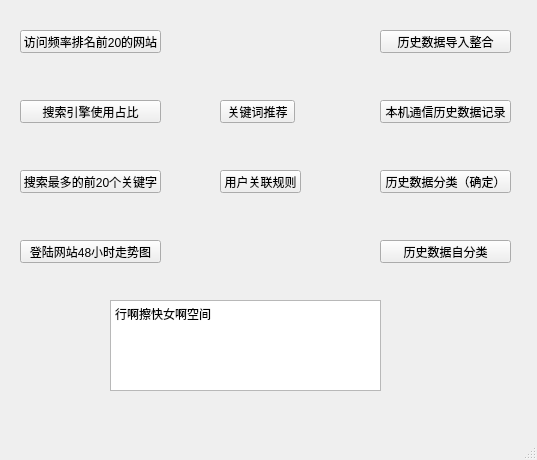
<?xml version="1.0" encoding="UTF-8"?>
<ui version="4.0">
 <class>MainWindow</class>
 <widget class="QMainWindow" name="MainWindow">
  <property name="geometry">
   <rect>
    <x>0</x>
    <y>0</y>
    <width>537</width>
    <height>460</height>
   </rect>
  </property>
  <property name="windowTitle">
   <string>MainWindow</string>
  </property>
  <widget class="QWidget" name="centralwidget">
   <widget class="QPushButton" name="pushButton">
    <property name="geometry">
     <rect>
      <x>20</x>
      <y>30</y>
      <width>141</width>
      <height>23</height>
     </rect>
    </property>
    <property name="text">
     <string>访问频率排名前20的网站</string>
    </property>
   </widget>
   <widget class="QPushButton" name="pushButton_2">
    <property name="geometry">
     <rect>
      <x>20</x>
      <y>170</y>
      <width>141</width>
      <height>23</height>
     </rect>
    </property>
    <property name="text">
     <string>搜索最多的前20个关键字</string>
    </property>
   </widget>
   <widget class="QPushButton" name="pushButton_3">
    <property name="geometry">
     <rect>
      <x>20</x>
      <y>100</y>
      <width>141</width>
      <height>23</height>
     </rect>
    </property>
    <property name="text">
     <string>搜索引擎使用占比</string>
    </property>
   </widget>
   <widget class="QPushButton" name="pushButton_4">
    <property name="geometry">
     <rect>
      <x>20</x>
      <y>240</y>
      <width>141</width>
      <height>23</height>
     </rect>
    </property>
    <property name="text">
     <string>登陆网站48小时走势图</string>
    </property>
   </widget>
   <widget class="QPushButton" name="DataIntegraation">
    <property name="geometry">
     <rect>
      <x>380</x>
      <y>30</y>
      <width>131</width>
      <height>23</height>
     </rect>
    </property>
    <property name="text">
     <string>历史数据导入整合</string>
    </property>
    <property name="checkable">
     <bool>false</bool>
    </property>
   </widget>
   <widget class="QPushButton" name="pushButton_6">
    <property name="geometry">
     <rect>
      <x>380</x>
      <y>100</y>
      <width>131</width>
      <height>23</height>
     </rect>
    </property>
    <property name="text">
     <string>本机通信历史数据记录</string>
    </property>
   </widget>
   <widget class="QPushButton" name="pushButton_7">
    <property name="geometry">
     <rect>
      <x>380</x>
      <y>170</y>
      <width>131</width>
      <height>23</height>
     </rect>
    </property>
    <property name="text">
     <string>历史数据分类（确定）</string>
    </property>
   </widget>
   <widget class="QPushButton" name="pushButton_8">
    <property name="geometry">
     <rect>
      <x>380</x>
      <y>240</y>
      <width>131</width>
      <height>23</height>
     </rect>
    </property>
    <property name="text">
     <string>历史数据自分类</string>
    </property>
   </widget>
   <widget class="QPushButton" name="pushButton_9">
    <property name="geometry">
     <rect>
      <x>220</x>
      <y>100</y>
      <width>75</width>
      <height>23</height>
     </rect>
    </property>
    <property name="text">
     <string>关键词推荐</string>
    </property>
   </widget>
   <widget class="QPushButton" name="pushButton_10">
    <property name="geometry">
     <rect>
      <x>220</x>
      <y>170</y>
      <width>81</width>
      <height>23</height>
     </rect>
    </property>
    <property name="text">
     <string>用户关联规则</string>
    </property>
   </widget>
   <widget class="QTextEdit" name="textEdit">
    <property name="geometry">
     <rect>
      <x>110</x>
      <y>300</y>
      <width>271</width>
      <height>91</height>
     </rect>
    </property>
    <property name="html">
     <string>&lt;!DOCTYPE HTML PUBLIC &quot;-//W3C//DTD HTML 4.0//EN&quot; &quot;http://www.w3.org/TR/REC-html40/strict.dtd&quot;&gt;
&lt;html&gt;&lt;head&gt;&lt;meta name=&quot;qrichtext&quot; content=&quot;1&quot; /&gt;&lt;style type=&quot;text/css&quot;&gt;
p, li { white-space: pre-wrap; }
&lt;/style&gt;&lt;/head&gt;&lt;body style=&quot; font-family:'SimSun'; font-size:9pt; font-weight:400; font-style:normal;&quot;&gt;
&lt;p style=&quot; margin-top:0px; margin-bottom:0px; margin-left:0px; margin-right:0px; -qt-block-indent:0; text-indent:0px;&quot;&gt;行啊擦快女啊空间&lt;/p&gt;&lt;/body&gt;&lt;/html&gt;</string>
    </property>
   </widget>
  </widget>
  <widget class="QMenuBar" name="menubar">
   <property name="geometry">
    <rect>
     <x>0</x>
     <y>0</y>
     <width>537</width>
     <height>22</height>
    </rect>
   </property>
  </widget>
  <widget class="QStatusBar" name="statusbar"/>
 </widget>
 <resources/>
 <connections>
  <connection>
   <sender>DataIntegraation</sender>
   <signal>clicked()</signal>
   <receiver>MainWindow</receiver>
   <slot>on_DataIntegration_clicked()</slot>
   <hints>
    <hint type="sourcelabel">
     <x>407</x>
     <y>58</y>
    </hint>
    <hint type="destinationlabel">
     <x>326</x>
     <y>57</y>
    </hint>
   </hints>
  </connection>
  <connection>
   <sender>pushButton</sender>
   <signal>clicked()</signal>
   <receiver>MainWindow</receiver>
   <slot>on_pushButton_clicked()</slot>
   <hints>
    <hint type="sourcelabel">
     <x>102</x>
     <y>62</y>
    </hint>
    <hint type="destinationlabel">
     <x>115</x>
     <y>88</y>
    </hint>
   </hints>
  </connection>
 </connections>
 <slots>
  <slot>on_DataIntegration_clicked()</slot>
  <slot>on_pushButton_clicked()</slot>
 </slots>
</ui>
